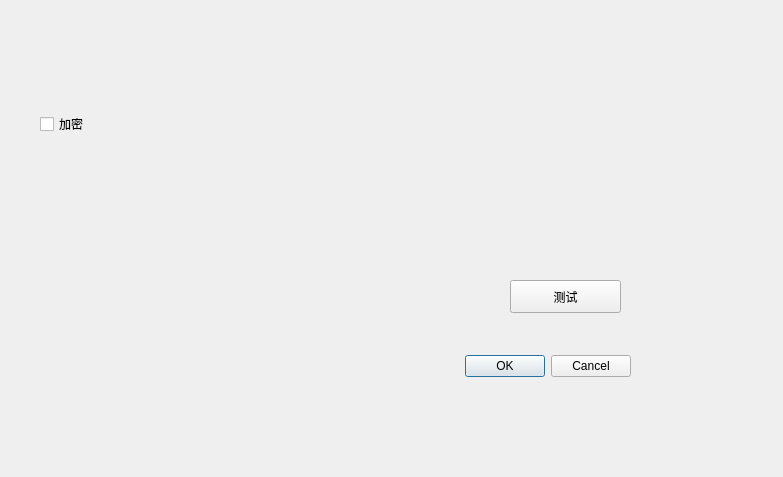
<?xml version="1.0" encoding="UTF-8"?>
<ui version="4.0">
 <class>Dialog</class>
 <widget class="QDialog" name="Dialog">
  <property name="geometry">
   <rect>
    <x>0</x>
    <y>0</y>
    <width>783</width>
    <height>477</height>
   </rect>
  </property>
  <property name="windowTitle">
   <string>Dialog</string>
  </property>
  <widget class="QDialogButtonBox" name="buttonBox">
   <property name="geometry">
    <rect>
     <x>290</x>
     <y>350</y>
     <width>341</width>
     <height>32</height>
    </rect>
   </property>
   <property name="orientation">
    <enum>Qt::Horizontal</enum>
   </property>
   <property name="standardButtons">
    <set>QDialogButtonBox::Cancel|QDialogButtonBox::Ok</set>
   </property>
  </widget>
  <widget class="QCheckBox" name="checkBox">
   <property name="geometry">
    <rect>
     <x>40</x>
     <y>110</y>
     <width>104</width>
     <height>28</height>
    </rect>
   </property>
   <property name="text">
    <string>加密</string>
   </property>
  </widget>
  <widget class="QPushButton" name="btn_OK">
   <property name="geometry">
    <rect>
     <x>510</x>
     <y>280</y>
     <width>111</width>
     <height>33</height>
    </rect>
   </property>
   <property name="text">
    <string>测试</string>
   </property>
  </widget>
 </widget>
 <resources/>
 <connections/>
</ui>
